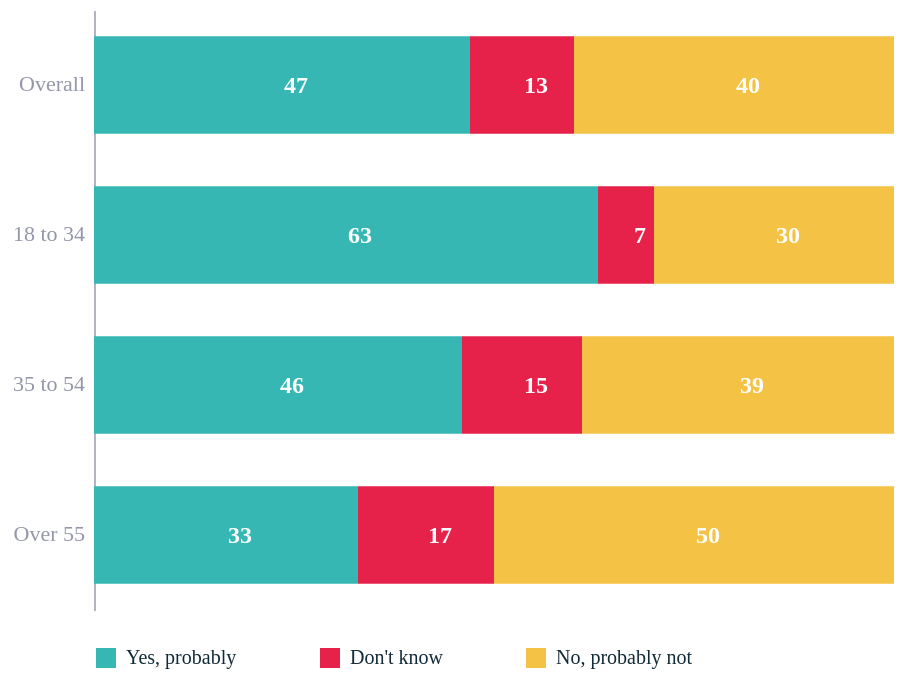

Source (notebook cell):
### Code cell
import altair as alt
import pandas as pd
from ecostyles import EcoStyles

styles = EcoStyles(); styles.register_and_enable_theme()

GREY = "#676A86"

# ---------- data (from the slide) ----------
raw = pd.DataFrame(
    {
        "group": ["Overall", "18 to 34", "35 to 54", "Over 55"],
        "Yes, probably": [47, 63, 46, 33],
        "Don't know": [13, 7, 15, 17],
        "No, probably not": [40, 30, 39, 50],
    }
)
answers = ["Yes, probably", "Don't know", "No, probably not"]   # left-to-right stack order
groups = raw["group"].tolist()

long = raw.melt(id_vars="group", var_name="answer", value_name="share")
long["answer"] = pd.Categorical(long["answer"], categories=answers, ordered=True)
long = long.sort_values(["group", "answer"])

# explicit segment positions, so the labels can sit in the middle of each segment
long["end"] = long.groupby("group", sort=False)["share"].cumsum()
long["start"] = long["end"] - long["share"]
long["mid"] = (long["start"] + long["end"]) / 2

assert long.groupby("group")["share"].sum().eq(100).all()

# ---------- chart ----------
y = alt.Y("group:N", sort=groups, title=None, scale=alt.Scale(paddingInner=0.35))


color = alt.Color(
    "answer:N",
    scale=alt.Scale(domain=answers),   # domain order = palette order from the theme
    legend=alt.Legend(
        orient="bottom", columns=3, symbolLimit=0,
        columnPadding=40, title=None, labelFontSize=10,
    ),
)

bars = alt.Chart(long).mark_bar().encode(
    y=y,
    x=alt.X("start:Q", axis=None, scale=alt.Scale(domain=[0, 100])),
    x2="end:Q",
    color=color,
)
labels = alt.Chart(long).mark_text(
    align="center", baseline="middle", fontSize=12, fontWeight="bold", color="white",
).encode(y=y, x="mid:Q", text="share:Q")

caption = alt.Title(
    text="Source: Public First; Stonehaven",
    subtitle=["Share who believe government can cut taxes, cut debt and increase spending "
              "at the same time, %."],
    orient="bottom", anchor="start",
    fontSize=11, subtitleFontSize=10,
    color=GREY, subtitleColor=GREY, dy=12)

chart = (
    (bars + labels)
    .properties(width=400, height=300)
    .configure(background="white", font="Circular Std")
    .configure_view(fill="transparent", stroke="transparent"))

styles.save(chart, path=".", name="belief_in_magic_money", svg=True)
chart

### Figure 1 — Vega-Lite specification as saved in the notebook (floating-point values rounded to 4 significant figures)
{"config": {"font": "Circular Std", "text": {"color": "#676A86", "align": "left", "baseline": "middle", "dx": 7, "dy": 0, "fontSize": 11}, "view": {"stroke": "transparent", "continuousWidth": 400, "continuousHeight": 300, "discreteWidth": 400, "discreteHeight": 300, "fill": "transparent"}, "range": {"category": ["#36B7B4", "#E6224B", "#F4C245", "#0063AF", "#00A767", "#179FDB", "#EB5C2E"], "diverging": ["#E6224B", "#E54753", "#C9C9C9", "#179FDB", "#122B39"], "heatmap": ["#C9C9C9", "#179FDB", "#0063AF", "#122B39"], "ordinal": ["#00A767", "#36B7B4", "#179FDB", "#0063AF", "#243B5A"]}, "bar": {"color": "#179fdb"}, "line": {"color": "#e6224b"}, "rule": {"color": "#676A86"}, "area": {"opacity": 0.3}, "point": {"filled": true, "size": 80, "color": "#e6224b", "opacity": 0.95}, "geoshape": {"stroke": "white", "strokeWidth": 0.3}, "rect": {"fill": "#d6d4d4", "opacity": 0.3}, "axis": {"labelColor": "#676A86", "labelFontSize": 11, "labelFont": "Circular Std", "labelOpacity": 0.7, "tickColor": "#676A86", "tickOpacity": 0.5, "domainColor": "#676A86", "domainOpacity": 0.5, "gridColor": "#676A86", "gridDash": [2, 2], "gridOpacity": 0.5, "title": null, "titleColor": "#676A86", "titleOpacity": 0.8, "tickSize": 4}, "axisXDiscrete": {"grid": false, "labelAngle": 0, "tickCount": 10, "tickOpacity": 0.5, "title": null}, "axisYDiscrete": {"ticks": false, "labelPadding": 5}, "axisXTemporal": {"grid": false, "ticks": true}, "axisXQuantitative": {"grid": true}, "axisYQuantitative": {"gridColor": "#676A86", "gridDash": [1, 5], "gridOpacity": 0.5, "ticks": false, "labelPadding": 5, "tickCount": 8, "titleAngle": 0, "titleAlign": "left", "titleBaseline": "bottom", "titleX": 0, "titleY": -5}, "title": {"color": "#676A86E6", "subtitleColor": "#676A86", "font": "Circular Std", "subtitleFont": "Circular Std", "anchor": "start", "fontSize": 14, "subtitleFontSize": 12, "subtitlePadding": 4, "offset": 0, "frame": "group"}, "legend": {"titleColor": "#122b39", "title": null, "labelColor": "#122b39", "labelFontSize": 11}, "background": "white"}, "layer": [{"mark": {"type": "bar"}, "encoding": {"color": {"field": "answer", "legend": {"columnPadding": 40, "columns": 3, "labelFontSize": 10, "orient": "bottom", "symbolLimit": 0, "title": null}, "scale": {"domain": ["Yes, probably", "Don't know", "No, probably not"]}, "type": "nominal"}, "x": {"axis": null, "field": "start", "scale": {"domain": [0, 100]}, "type": "quantitative"}, "x2": {"field": "end"}, "y": {"field": "group", "scale": {"paddingInner": 0.35}, "sort": ["Overall", "18 to 34", "35 to 54", "Over 55"], "title": null, "type": "nominal"}}}, {"mark": {"type": "text", "align": "center", "baseline": "middle", "color": "white", "fontSize": 12, "fontWeight": "bold"}, "encoding": {"text": {"field": "share", "type": "quantitative"}, "x": {"field": "mid", "type": "quantitative"}, "y": {"field": "group", "scale": {"paddingInner": 0.35}, "sort": ["Overall", "18 to 34", "35 to 54", "Over 55"], "title": null, "type": "nominal"}}}], "data": {"name": "data-39d944f8467c461011d037544f69c58c"}, "height": 300, "width": 400, "$schema": "https://vega.github.io/schema/vega-lite/v6.4.1.json", "datasets": {"data-39d944f8467c461011d037544f69c58c": [{"group": "18 to 34", "answer": "Yes, probably", "share": 63, "end": 63, "start": 0, "mid": 31.5}, {"group": "18 to 34", "answer": "Don't know", "share": 7, "end": 70, "start": 63, "mid": 66.5}, {"group": "18 to 34", "answer": "No, probably not", "share": 30, "end": 100, "start": 70, "mid": 85.0}, {"group": "35 to 54", "answer": "Yes, probably", "share": 46, "end": 46, "start": 0, "mid": 23.0}, {"group": "35 to 54", "answer": "Don't know", "share": 15, "end": 61, "start": 46, "mid": 53.5}, {"group": "35 to 54", "answer": "No, probably not", "share": 39, "end": 100, "start": 61, "mid": 80.5}, {"group": "Over 55", "answer": "Yes, probably", "share": 33, "end": 33, "start": 0, "mid": 16.5}, {"group": "Over 55", "answer": "Don't know", "share": 17, "end": 50, "start": 33, "mid": 41.5}, {"group": "Over 55", "answer": "No, probably not", "share": 50, "end": 100, "start": 50, "mid": 75.0}, {"group": "Overall", "answer": "Yes, probably", "share": 47, "end": 47, "start": 0, "mid": 23.5}, {"group": "Overall", "answer": "Don't know", "share": 13, "end": 60, "start": 47, "mid": 53.5}, {"group": "Overall", "answer": "No, probably not", "share": 40, "end": 100, "start": 60, "mid": 80.0}]}}
